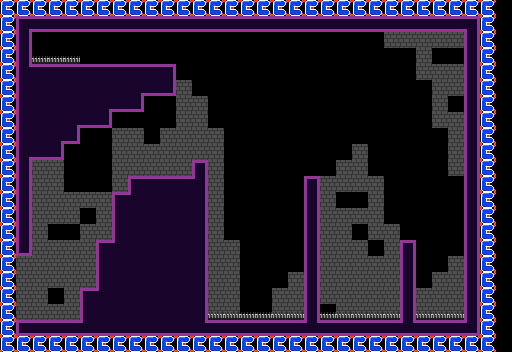

This is a level from a 2D game, rendered from its Tiled map with the project's own tilesets. A one-line summary and the map file follow, with tile-layer data summarised:
An orthogonal 32x22 tile map with 16x16 px tiles, 5 tile layers (background tile 1, hazards, collideable, abs camera boundaries x, ...) and 5 objects (Trigger, Spawn).

<map version="1.9" tiledversion="1.9.0" orientation="orthogonal" renderorder="right-down" width="32" height="22" tilewidth="16" tileheight="16" infinite="0" nextlayerid="22" nextobjectid="9">
 <tileset firstgid="1" source="../../assets/level_assets/tiles/tile_set_template/tile_set_template.tsx" />
 <group id="14" name="visuals">
  <group id="16" name="bg decoration">
   <layer id="20" name="background tile 1" class="tile decoration" width="32" height="22">
    <data>[704 cells, 147 non-empty, 1 distinct tile ids]</data>
   </layer>
   <objectgroup id="21" name="background object 1" class="object decoration">
    <object id="5" gid="1" x="246" y="167" width="30" height="30" />
    <object id="6" gid="1" x="323" y="107" width="30" height="30" />
    <object id="7" gid="1" x="194" y="133" width="30" height="30" />
   </objectgroup>
  </group>
  <layer id="6" name="hazards" width="32" height="22">
   <data>[704 cells, 17 non-empty, 1 distinct tile ids]</data>
  </layer>
  <layer id="1" name="collideable" width="32" height="22">
   <data>[704 cells, 200 non-empty, 24 distinct tile ids]</data>
  </layer>
  <group id="15" name="fg decoration" />
 </group>
 <group id="13" name="systems">
  <objectgroup id="3" name="transitions">
   <object id="3" template="../tiled_templates/Trigger.tx" name="room_0" class="Trigger" x="-29" y="247" width="55.9502" height="80.993" />
  </objectgroup>
  <objectgroup id="4" name="spawns">
   <object id="2" template="../tiled_templates/Spawn.tx" name="room_0" class="Spawn" x="48.0238" y="294.672">
    <properties>
     <property name="player_facing" value="right" />
    </properties>
   </object>
  </objectgroup>
 </group>
 <group id="9" name="camera">
  <layer id="7" name="abs camera boundaries x" width="32" height="22">
   <data>[704 cells, 43 non-empty, 1 distinct tile ids]</data>
  </layer>
  <layer id="8" name="abs camera boundaries y" width="32" height="22">
   <data>[704 cells, 62 non-empty, 1 distinct tile ids]</data>
  </layer>
 </group>
</map>
